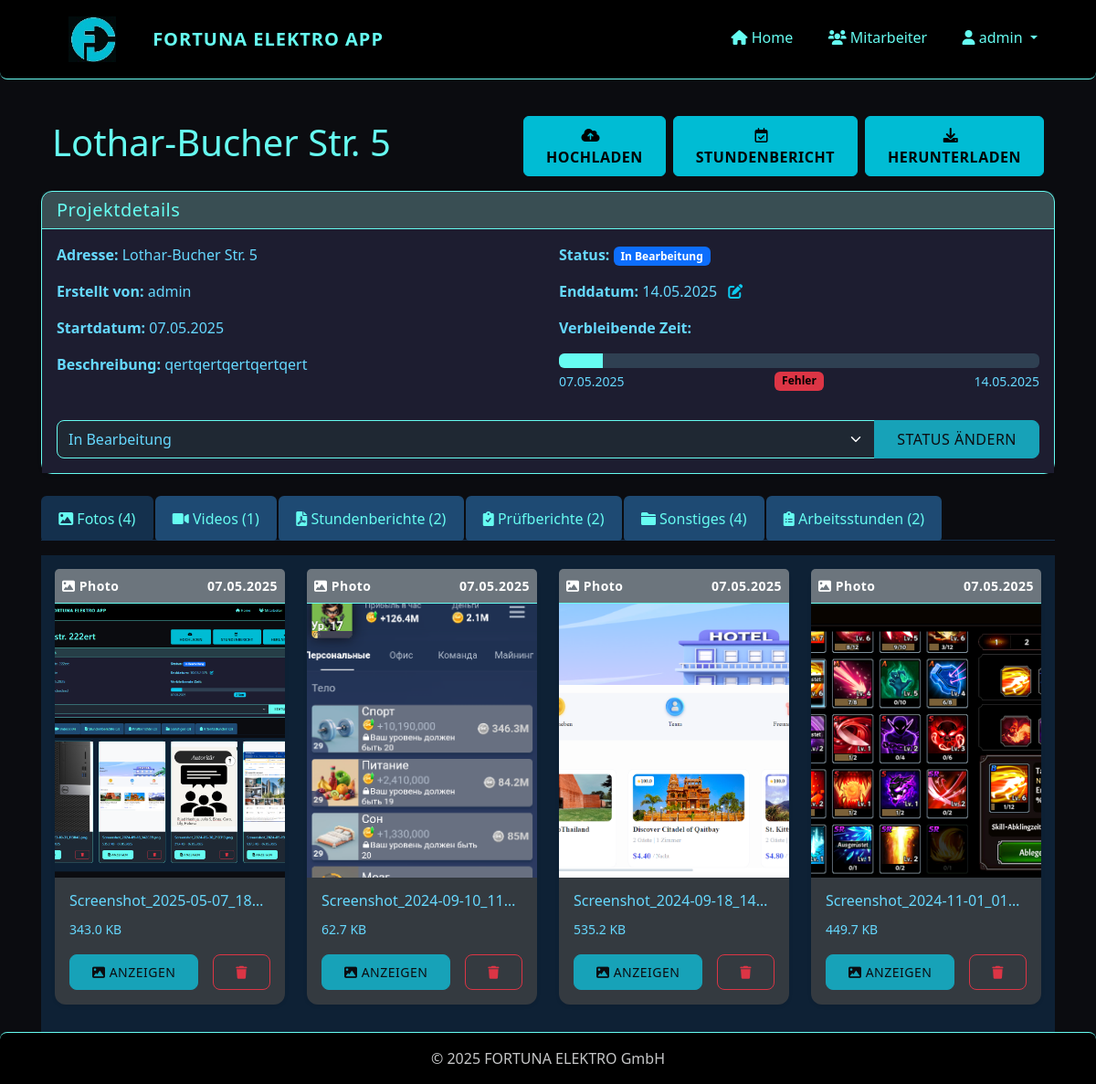
Screenshot of /project/1 (signed in) with the database file from the repository.
### app/models/user.py (models this page shows, shortened)
class User(UserMixin, db.Model):
    id = db.Column(db.Integer, primary_key=True)
    username = db.Column(db.String(64), unique=True, nullable=False)
    password_hash = db.Column(db.String(128), nullable=False)
    role = db.Column(db.String(20), nullable=False, default='installateur')  # 'admin' oder 'installateur'
    is_active = db.Column(db.Boolean, default=True)
    created_at = db.Column(db.DateTime, default=datetime.utcnow)
    projects = db.relationship('Project', backref='creator', lazy='dynamic')
    files = db.relationship('File', backref='uploader', lazy='dynamic')
    timesheets = db.relationship('Timesheet', backref='employee', lazy='dynamic')
    def is_admin(self):
        return self.role == 'admin'

### app/models/project.py (models this page shows, shortened)
class Project(db.Model):
    id = db.Column(db.Integer, primary_key=True)
    name = db.Column(db.String(128), nullable=False)  # Adresse als Projektname
    description = db.Column(db.Text)
    start_date = db.Column(db.DateTime, default=datetime.utcnow)
    end_date = db.Column(db.DateTime)
    status = db.Column(db.String(20), default='in_bearbeitung')  # 'in_bearbeitung', 'abgeschlossen', 'archiviert'
    creator_id = db.Column(db.Integer, db.ForeignKey('user.id'))
    files = db.relationship('File', backref='project', lazy='dynamic', cascade='all, delete-orphan')
    timesheets = db.relationship('Timesheet', backref='project', lazy='dynamic', cascade='all, delete-orphan')
    def get_remaining_hours(self):
        if not self.end_date:
            return None
        now = datetime.now()
        time_diff = self.end_date - now
        if time_diff.total_seconds() <= 0:
            return 0
        total_hours = time_diff.total_seconds() / 3600
        return round(total_hours, 1)  # Auf eine Dezimalstelle runden
    def get_progress_percentage(self):
        if not self.end_date:
            return 0
        now = datetime.now()
        total_duration = (self.end_date - self.start_date).total_seconds()
        elapsed_time = (now - self.start_date).total_seconds()
        if elapsed_time >= total_duration:
            return 100
        progress = (elapsed_time / total_duration) * 100
        return round(progress, 1)  # Auf eine Dezimalstelle runden

### app/models/file.py (models this page shows, shortened)
class File(db.Model):
    id = db.Column(db.Integer, primary_key=True)
    filename = db.Column(db.String(128), nullable=False)
    original_filename = db.Column(db.String(128), nullable=False)
    file_type = db.Column(db.String(20), nullable=False)  # 'foto', 'video', 'stundenbericht', 'pruefbericht', 'sonstiges'
    file_path = db.Column(db.String(256), nullable=False)
    file_size = db.Column(db.Integer, nullable=False)
    upload_date = db.Column(db.DateTime, default=datetime.utcnow)
    project_id = db.Column(db.Integer, db.ForeignKey('project.id'), nullable=False)
    uploader_id = db.Column(db.Integer, db.ForeignKey('user.id'), nullable=False)

### app/routes/projects.py (the view)
@projects.route('/project/<int:project_id>')
@login_required
def view_project(project_id):
    project = Project.query.get_or_404(project_id)
    status_form = ProjectStatusForm(obj=project)
    photos = project.files.filter_by(file_type='foto').all()
    videos = project.files.filter_by(file_type='video').all()
    timesheets = project.files.filter_by(file_type='stundenbericht').all()
    reports = project.files.filter_by(file_type='pruefbericht').all()
    other_files = project.files.filter_by(file_type='sonstiges').all()
    timesheets_data = project.timesheets.order_by(Timesheet.date.desc()).all()
    status_form = ProjectStatusForm()
    status_form.status.data = project.status
    end_date_form = ProjectEndDateForm()
    if project.end_date:
        end_date_form.end_date.data = project.end_date
    return render_template(
        'projects/view.html',
        title=project.name,
        project=project,
        photos=photos,
        videos=videos,
        timesheets=timesheets,
        reports=reports,
        other_files=other_files,
        timesheets_data=timesheets_data,
        status_form=status_form,
        end_date_form=end_date_form,
        now=datetime.now(),
    )

### app/templates/projects/view.html (shortened to what this page needs)
{% extends "base.html" %}
{% block content %}
<link href="https://cdnjs.cloudflare.com/ajax/libs/font-awesome/6.0.0/css/all.min.css" rel="stylesheet">
<div class="container-fluid py-3">
  <div class="row align-items-center">
    <div class="col-12 col-md-6 mb-3 mb-md-0">
      <h1 style="color: var(--accent)">{{ project.name }}</h1>
    </div>
    <div class="col-12 col-md-6">
      <div class="d-flex flex-column flex-sm-row gap-2 justify-content-start justify-content-md-end">
        <a href="{{ url_for('files.upload_file', project_id=project.id) }}" class="btn btn-status-change">
          <i class="fas fa-cloud-upload-alt me-2"></i>
           HOCHLADEN
        </a>
        <a href="{{ url_for('timesheets.new_timesheet', project_id=project.id) }}" class="btn btn-status-change">
          <i class="far fa-calendar-check me-2"></i>
          STUNDENBERICHT
        </a>
        <a href="{{ url_for('files.download_project', project_id=project.id) }}" class="btn btn-status-change">
          <i class="fas fa-download me-2"></i>
           HERUNTERLADEN
        </a>
      </div>
    </div>
  </div>
</div>
<div class="card mb-4 shadow-sm">
    <div class="card-header">
        <h5 class="mb-0">Projektdetails</h5>
    </div>
    <div class="card-body" style="background-color:  #1d1d30;">
        <div class="row">
            <div class="col-md-6">
                <p><strong>Adresse:</strong> {{ project.name }}</p>
                <p><strong>Erstellt von:</strong> {{ project.creator.username }}</p>
                <p><strong>Startdatum:</strong> {{ project.start_date.strftime('%d.%m.%Y') }}</p>
                <p><strong>Beschreibung:</strong> {{ project.description or 'Keine Beschreibung' }}</p>
            </div>
            <div class="col-md-6">
                <p><strong>Status:</strong>
                    {% if project.status == 'in_bearbeitung' %}
                        <span class="badge bg-primary">In Bearbeitung</span>
                    {% elif project.status == 'archiviert' %}
                        <span class="badge bg-secondary">Archiviert</span>
                    {% endif %}
                </p>
                {% if project.end_date %}
                <p>
                    <strong>Enddatum:</strong> {{ project.end_date.strftime('%d.%m.%Y') }}
                    <a href="#" data-bs-toggle="modal" data-bs-target="#changeEndDateModal_{{ project.id }}" title="Enddatum ändern" class="text-info">
                        <i class="fas fa-edit ms-2"></i>
                    </a>
                </p>
                <div class="countdown-container mt-2 mb-3">
                    <p><strong>Verbleibende Zeit:</strong></p>
                    <div class="progress" style="height: 16px; background-color: #2f4052;">
                        <div class="progress-bar" id="project-progress-bar" role="progressbar"
                            style="background-color: var(--accent); width: {{ project.get_progress_percentage() }}%;"
                            aria-valuenow="{{ project.get_progress_percentage() }}" aria-valuemin="0" aria-valuemax="100"></div>
                    </div>
                    <div class="d-flex justify-content-between mt-1">
                        <small class="text-muted">{{ project.start_date.strftime('%d.%m.%Y') }}</small>
                        <span id="countdown-timer" class="badge"  style="color: #000 !important; font-weight: bold;">
                        </span>
                        <small class="text-muted">{{ project.end_date.strftime('%d.%m.%Y') }}</small>
                    </div>
                </div>
                {% endif %}
            </div>
        </div>
        <div class="mt-3">
            <form method="POST" action="{{ url_for('projects.update_status', project_id=project.id) }}">
                <div class="input-group">
                    {{ status_form.status(class="form-select") }}
                    <button type="submit" class="btn btn-primary">Status ändern</button>
                </div>
            </form>
        </div>
    </div>
</div>
<ul class="nav nav-tabs mb-3" id="projectTabs" role="tablist">
    <li class="nav-item" role="presentation">
        <button class="nav-link active" id="photos-tab" data-bs-toggle="tab" data-bs-target="#photos" type="button" role="tab">
            <i class="fas fa-image"></i> Fotos ({{ photos|length }})
        </button>
    </li>
    <li class="nav-item" role="presentation">
        <button class="nav-link" id="videos-tab" data-bs-toggle="tab" data-bs-target="#videos" type="button" role="tab">
            <i class="fas fa-video"></i> Videos ({{ videos|length }})
        </button>
    </li>
    <li class="nav-item" role="presentation">
        <button class="nav-link" id="timesheets-tab" data-bs-toggle="tab" data-bs-target="#timesheets" type="button" role="tab">
            <i class="fas fa-file-pdf"></i> Stundenberichte ({{ timesheets|length }})
        </button>
    </li>
    <li class="nav-item" role="presentation">
        <button class="nav-link" id="reports-tab" data-bs-toggle="tab" data-bs-target="#reports" type="button" role="tab">
            <i class="fas fa-clipboard-check"></i> Prüfberichte ({{ reports|length }})
        </button>
    </li>
    <li class="nav-item" role="presentation">
        <button class="nav-link" id="other-tab" data-bs-toggle="tab" data-bs-target="#other" type="button" role="tab">
            <i class="fas fa-folder"></i> Sonstiges ({{ other_files|length }})
        </button>
    </li>
    <li class="nav-item" role="presentation">
        <button class="nav-link" id="timesheet-data-tab" data-bs-toggle="tab" data-bs-target="#timesheet-data" type="button" role="tab">
            <i class="fas fa-clipboard-list"></i> Arbeitsstunden ({{ timesheets|length }})
        </button>
    </li>
</ul>
<div class="tab-content" id="projectTabsContent">
{% macro file_card(file, file_type) %}
    <div class="col-md-4 col-lg-3 mb-4">
        <div class="card h-100 border-0 shadow-sm">
            <div class="card-header bg-secondary text-white p-2 d-flex justify-content-between align-items-center">
                <small class="text-truncate">
                    <i class="{% if file_type == 'photo' %}fas fa-image
                              {% elif file_type == 'video' %}fas fa-video
                              {% elif file_type == 'timesheet' %}fas fa-clock
                              {% elif file_type == 'report' %}fas fa-clipboard-check
                              {% else %}fas fa-file{% endif %}"></i>
                    {{ file_type|capitalize }}
                </small>
                <small>{{ file.upload_date.strftime('%d.%m.%Y') }}</small>
            </div>
            <div class="card-img-container" style="height: 300px; overflow: hidden; background-color: #2c3e50; position: relative;">
                <a href="{{ url_for('files.view_file', filename=file.file_path) }}" target="_blank" style="width: 100%; height: 100%;">
                    {% if file_type == 'photo' or file.original_filename.endswith(('.jpg', '.jpeg', '.png', '.gif', '.webp')) %}
                        <div class="h-100 w-100 overflow-hidden">
                            <img src="{{ url_for('files.view_file', filename=file.file_path) }}" alt="{{ file.original_filename }}"
                                class="w-100 h-100" style="object-fit: cover;">
                        </div>
                    {% endif %}
                </a>
            </div>
            <div class="card-body d-flex flex-column">
                <h6 class="card-title text-truncate mb-2">{{ file.original_filename }}</h6>
                <p class="card-text mb-3">
                    <small class="text-muted">
                        {% if file.file_size > 1024 * 1024 %}
                            {{ (file.file_size / 1024 / 1024)|round(2) }} MB
                        {% else %}
                            {{ (file.file_size / 1024)|round(1) }} KB
                        {% endif %}
                    </small>
                </p>
                <div class="mt-auto d-flex justify-content-between">
                    <a href="{{ url_for('files.view_file', filename=file.file_path) }}" class="btn btn-sm btn-primary" target="_blank">
                        {% if file_type == 'photo' %}
                            <i class="fas fa-image"></i> Anzeigen
                        {% elif file_type == 'video' %}
                            <i class="fas fa-play"></i> Abspielen
                        {% elif file_type == 'timesheet' %}
                            <i class="fas fa-clock"></i> Anzeigen
                        {% elif file_type == 'report' %}
                            <i class="fas fa-clipboard-check"></i> Anzeigen
                        {% else %}
                            <i class="fas fa-file"></i> Anzeigen
                        {% endif %}
                    </a>
                    <a href="{{ url_for('files.delete_file', file_id=file.id) }}" class="btn btn-sm btn-outline-danger" onclick="return confirm('Wirklich löschen?')">
                        <i class="fas fa-trash"></i>
                    </a>
                </div>
            </div>
        </div>
    </div>
{% endmacro %}
<div class="tab-pane fade show active" id="photos" role="tabpanel">
    <div class="row">
        {% if photos %}
            {% for file in photos %}
                {{ file_card(file, 'photo') }}
            {% endfor %}
        {% else %}
            <div class="col-12">
                <p class="text-light">Keine Fotos vorhanden.</p>
            </div>
        {% endif %}
    </div>
</div>
</div>
{% endblock %}

### app/templates/base.html (shortened to what this page needs)
<!DOCTYPE html>
<html lang="de">
<head>
    <link href="https://cdn.jsdelivr.net/npm/bootstrap@5.3.0/dist/css/bootstrap.min.css" rel="stylesheet">
    <link rel="stylesheet" href="https://cdn.jsdelivr.net/npm/bootstrap-icons@1.11.1/font/bootstrap-icons.css">
    <link rel="stylesheet" href="https://cdnjs.cloudflare.com/ajax/libs/font-awesome/6.0.0/css/all.min.css">
    <link rel="stylesheet" href="{{ url_for('static', filename='css/style.css') }}">
</head>
<body>
<nav class="navbar navbar-expand-lg navbar-dark mb-4">
    <div class="container position-relative">
        <a class="navbar-brand d-flex align-items-center" href="{{ url_for('dashboard.index') }}">
            <img src="{{ url_for('static', filename='img/logo.jpg') }}" alt="Fortuna Elektro Logo"
                 style="height: 50px; width: auto; max-height: 90%; margin-right: 40px; margin-left: 30px;">
            <span style="color: var(--accent)">FORTUNA ELEKTRO APP</span>
        </a>
        <div class="collapse navbar-collapse" id="navbarNav">
            <ul class="navbar-nav ms-auto">
                {% if current_user.is_authenticated %}
                    <li class="nav-item">
                        <a class="nav-link" href="{{ url_for('dashboard.index') }}">
                            <i class="fas fa-home"></i> Home
                        </a>
                    </li>
                    {% if current_user.is_admin() %}
                        <li class="nav-item">
                            <a class="nav-link" href="{{ url_for('admin.list_users') }}">
                                <i class="fas fa-users"></i> Mitarbeiter
                            </a>
                        </li>
                    {% endif %}
                    <li class="nav-item dropdown">
                        <a class="nav-link dropdown-toggle" href="#" role="button" data-bs-toggle="dropdown">
                            <i class="fas fa-user"></i> {{ current_user.username }}
                        </a>
                    </li>
                {% else %}
                    <li class="nav-item">
                        <a class="nav-link" href="{{ url_for('auth.login') }}">
                            <i class="fas fa-sign-in-alt"></i> Anmelden
                        </a>
                    </li>
                {% endif %}
            </ul>
        </div>
    </div>
</nav>
    <div class="container mb-5">
        {% block content %}{% endblock %}
    </div>
    <footer class="footer mt-auto py-3">
        <div class="container text-center">
            <span class="text-muted">&copy; 2025 FORTUNA ELEKTRO GmbH</span>
        </div>
    </footer>
</body>
</html>

### rows the page displays
User: username "admin", creator.username "admin"
Project: name "Lothar-Bucher Str. 5", start_date "07.05.2025", description "qertqertqertqertqert", end_date "14.05.2025", status "In Bearbeitung"
File: file_type "Photo", upload_date "07.05.2025", file_path+original_filename (picture), original_filename "Screenshot_2025-05-07_18…", (file.file_size/1024)|round(1) "343.0"
File: file_type "Photo", upload_date "07.05.2025", file_path+original_filename (picture), original_filename "Screenshot_2024-09-10_11…", (file.file_size/1024)|round(1) "62.7"
File: file_type "Photo", upload_date "07.05.2025", file_path+original_filename (picture), original_filename "Screenshot_2024-09-18_14…", (file.file_size/1024)|round(1) "535.2"
File: file_type "Photo", upload_date "07.05.2025", file_path+original_filename (picture), original_filename "Screenshot_2024-11-01_01…", (file.file_size/1024)|round(1) "449.7"

### other values shown
{{ photos|length }} "4"
{{ videos|length }} "1"
{{ timesheets|length }} "2"
{{ reports|length }} "2"
{{ other_files|length }} "4"
